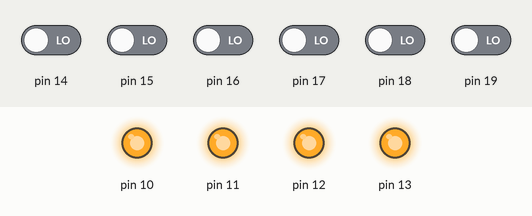
The sketch below on a simulated Arduino Uno, built with avr-gcc and run on an emulated ATmega328P. Parts: output pins drawn as LEDs (lit = HIGH). The inputs (shaded band) are chosen by the test bench; at power-on: pin 14–19 LOW.

Above: at 0.2 s.
At 1.2 s:
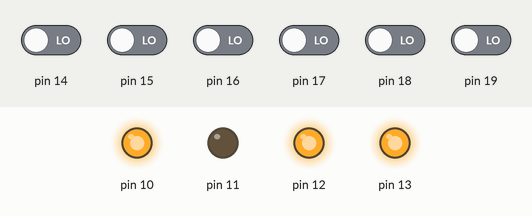
At 1.7 s:
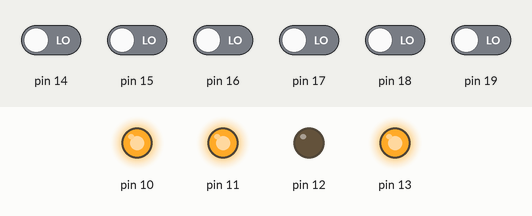
At 2.7 s:
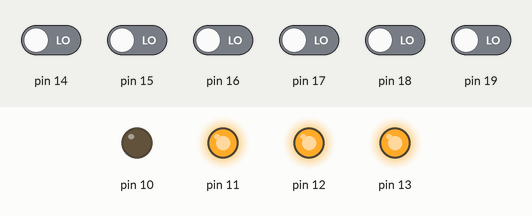
At 4.1 s:
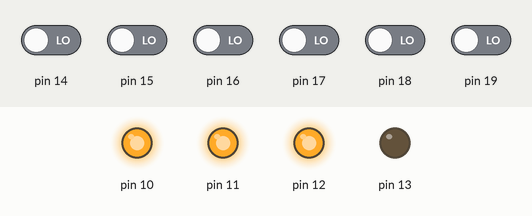
Timing chart, 0 to 4.5 s (numbered marks = the images above):
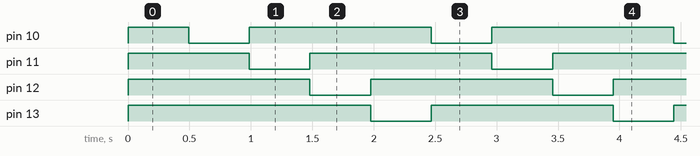

Measured:
- by itself, pin 10–13: alternates HIGH for 1.5 s and LOW for 0.49 s
- by itself, everything shown: repeats every 2.0 s, in 4 steps

The sketch:

lab5.ino
```cpp
struct pinstr {
  uint8_t *ddr;
  uint8_t *port;
  uint8_t *port_in;
  uint8_t pin;
};

struct pinstr LED[] = {
  { &DDRB, &PORTB, &PINB, 5 },
  { &DDRB, &PORTB, &PINB, 4 },
  { &DDRB, &PORTB, &PINB, 3 },
  { &DDRB, &PORTB, &PINB, 2 }
};
struct pinstr BUT1 = { &DDRC, &PORTC, &PINC, 1 };
int index=0;
const int memaddr = 1;
bool dir = false;
void ChangePower(bool direction, int& index);
unsigned char ReadEEPROM(unsigned int addr);
void WriteEEPROM(unsigned int addr, unsigned char data);
uint32_t timer = 0;
bool pressed = false, prev = false, cur = false;

void mode(struct pinstr *pin, int mode, int val) {
  if(mode == INPUT) {
    *pin->ddr &= ~(1 << pin->pin);
  } else {
    *pin->ddr |= 1 << pin->pin;
    if(val) {
      *pin->port |= 1 << pin->pin;
    } else {
      *pin->port &= ~(1 << pin->pin);
    }
  }
}

void out(struct pinstr *pin, int val) {
  if(val) {
    *pin->port |= 1 << pin->pin;
  } else {
    *pin->port &= ~(1 << pin->pin);
  }
}

int in(struct pinstr *pin) {
  return (*pin->port_in >> pin->pin) & 1;
}

void ChangePower(bool dir, int &index) {
  int LEDsnum = sizeof(LED)/sizeof(*LED);
  out(&LED[index],1);
  if(dir) {
    index--;
    if (index==-1) index=LEDsnum-1;
  } else {
    index++;
    if (index==LEDsnum) index = 0;
  }
  out(&LED[index],0);
}

void WriteEEPROM(unsigned int addr, unsigned char data) {
  while(EECR & (1<<EEPE));
  EEAR = addr;
  EEDR = data;
  EECR |= (1<<EEMPE);
  EECR |= (1<<EEPE);
}

unsigned char ReadEEPROM(unsigned int addr) {
  while(EECR & (1<<EEPE));
  EEAR = addr;
  EECR |= (1<<EERE);
  return EEDR;
}

ISR(TIMER1_OVF_vect) {
  TCNT1 = 57823;
  ChangePower(dir, index);
}

void setup() {
  for (int i=0; i<4; i++) {
    mode(&LED[i], OUTPUT, 1);
  }
  dir = ReadEEPROM(memaddr) - '0';

  noInterrupts();
  TCCR1A = TCCR1B = 0;
  TCNT1 = 57823;
  TCCR1B |= (1 << CS10)|(1 << CS12);
  TIMSK1 |= (1 << TOIE1);
  interrupts();
}

void loop() {
  prev = cur;
  cur = !in(&BUT1);
  if (prev==1 && cur==0) pressed = true;

  if(pressed && millis()-timer>200) {
    dir=!dir;
    if (dir) WriteEEPROM(memaddr,'1');
    else WriteEEPROM(memaddr,'0');
    pressed = false;
    timer = millis();
  }
}
```
